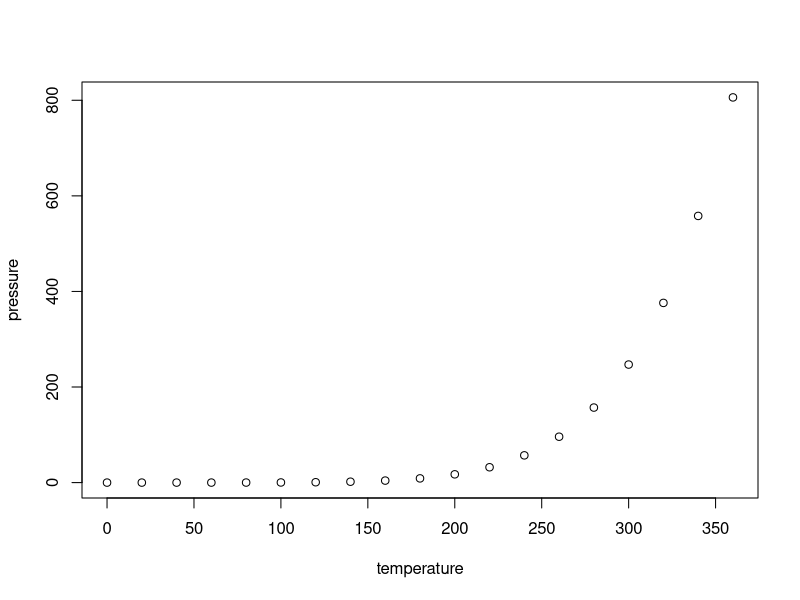
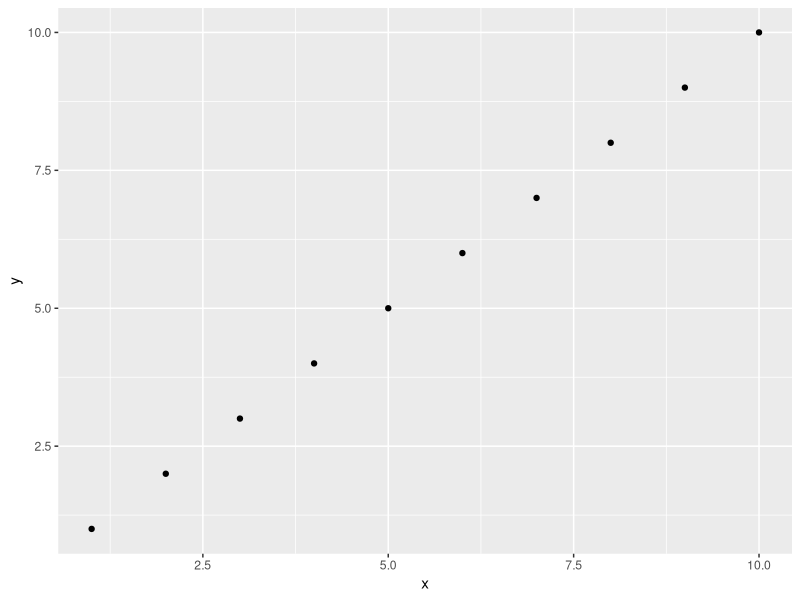
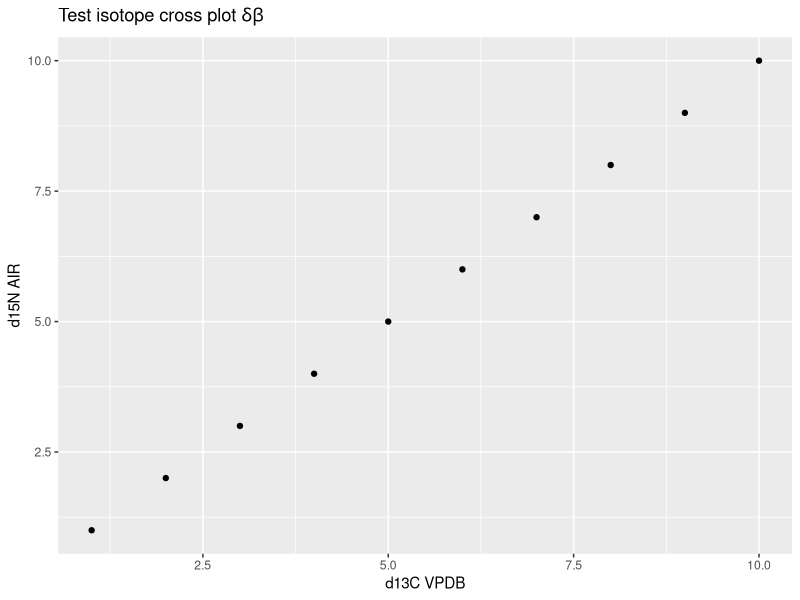
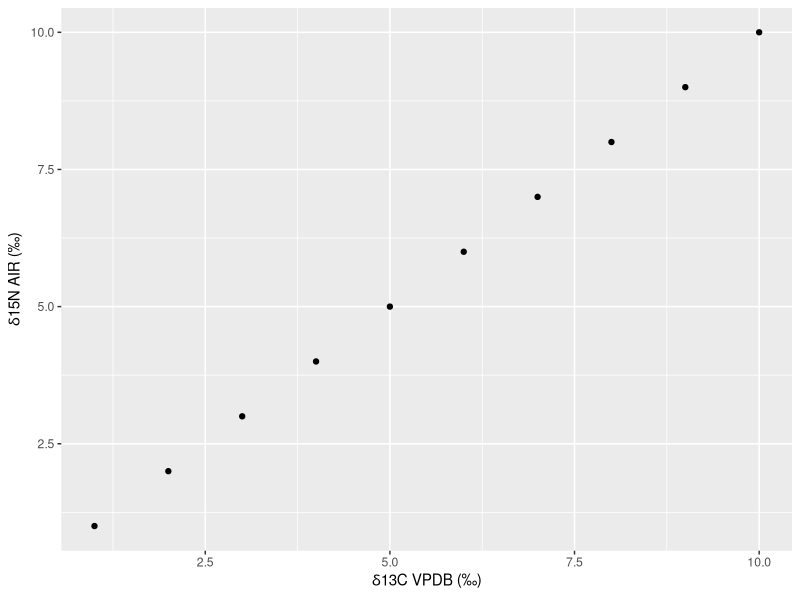
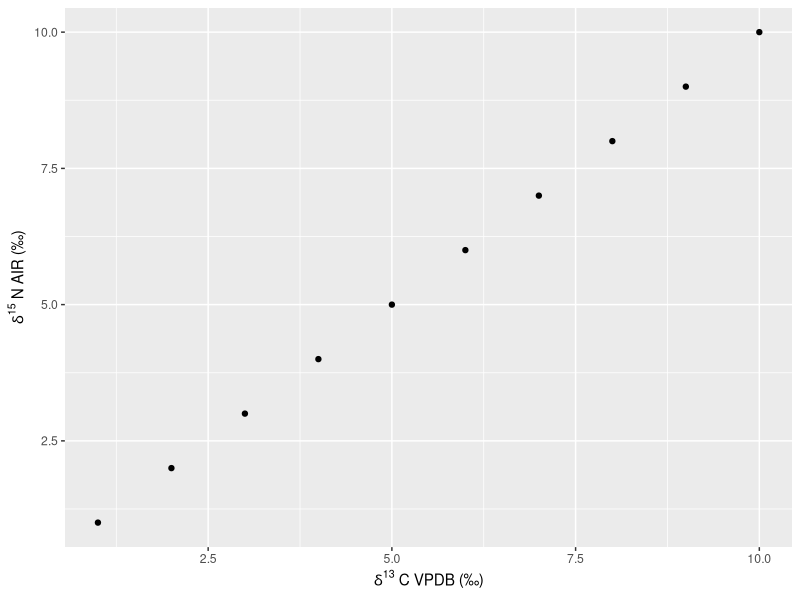
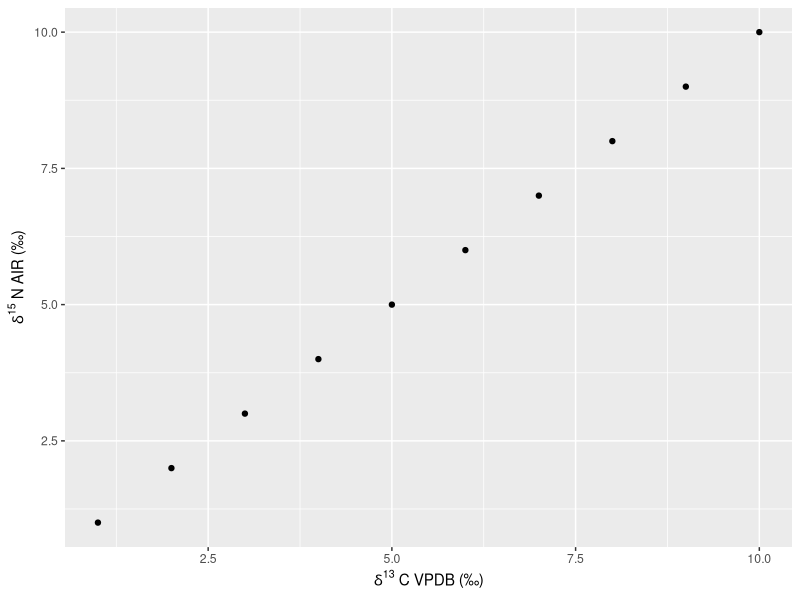

The R source for these figures, in order:
## ---- chunk 1
knitr::opts_chunk$set(echo = TRUE)
## ---- chunk 2
summary(cars)
## ---- chunk 3
plot(pressure)
## ---- chunk 4
library(ggplot2)
## ---- chunk 5
data <- data.frame(x = 1:10, y = 1:10)    #  dummy data in a frame
## ---- chunk 6
ggp <- ggplot(data, aes(x, y)) +   # Create plot without text
  geom_point()
ggp                      # Draw ggplot
## ---- chunk 7
ggp +                                 
  xlab("d13C VPDB") +  # add x axis label
  ylab("d15N AIR") +   # add y axis label
ggtitle(expression("Test isotope cross plot" ~ delta * beta))

## ---- chunk 8
ggp+
  xlab(expression(paste(delta, "13C VPDB (\u2030)")))+
  ylab(expression(paste(delta, "15N AIR (\u2030)")))

## ---- chunk 9
ggp+
 xlab(bquote(delta ^13~'C VPDB (\u2030)'))+
 ylab(bquote(delta ^15~'N AIR (\u2030)'))
## ---- chunk 10
d15Nlable <-bquote(delta ^15~'N AIR (\u2030)')
d13Clable <-bquote(delta ^13~'C VPDB (\u2030)')
ggp+
  ylab(d15Nlable)+
  xlab(d13Clable)

## ---- chunk 11
library(tidyverse)
## ---- chunk 12
plot_test_data <- read_csv("plot test data.csv")
View(plot_test_data)
## ---- chunk 13
plot_test_data$Taxa <- as.factor(plot_test_data$Taxa)
## ---- chunk 14
class(plot_test_data$Taxa)
## ---- chunk 15
#d15N <- expression(paste("Normalized ", delta^{15},"N (\u2030)"))
d13C <- expression(paste("Normalized ", delta^{13},"C (\u2030)"))
d13C
